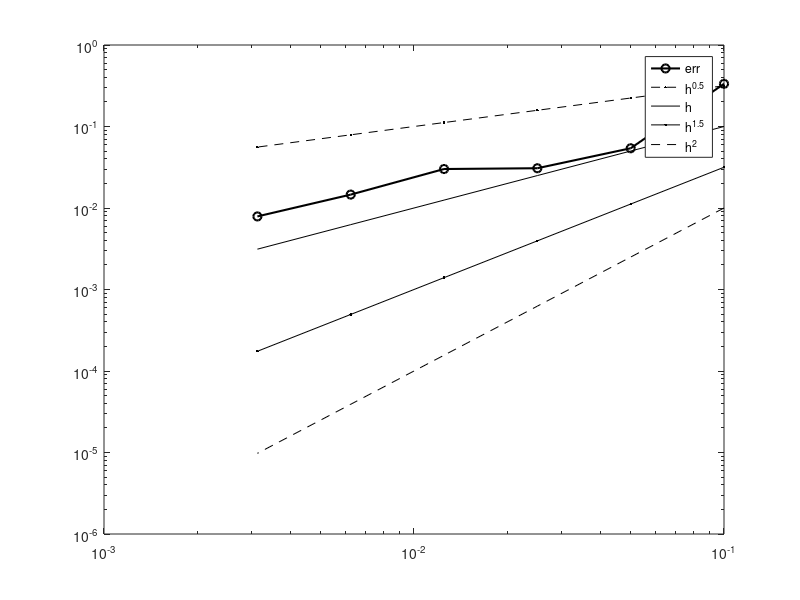

The MATLAB script that drew this image:
clc; clear; close all
%% 

data = dlmread('outputWeak.txt');

h = data(:, 1); 
err = data(:, 2);

loglog(h, err, 'ko-', 'linewidth', 1.5)
hold on
loglog(h, h.^(0.5), 'k--.')
loglog(h, h, 'k')
loglog(h, h.^(1.5), 'k.-')
loglog(h, h.^2, 'k--')
legend('err', 'h^{0.5}', 'h', 'h^{1.5}', 'h^{2}', 'location', 'best')